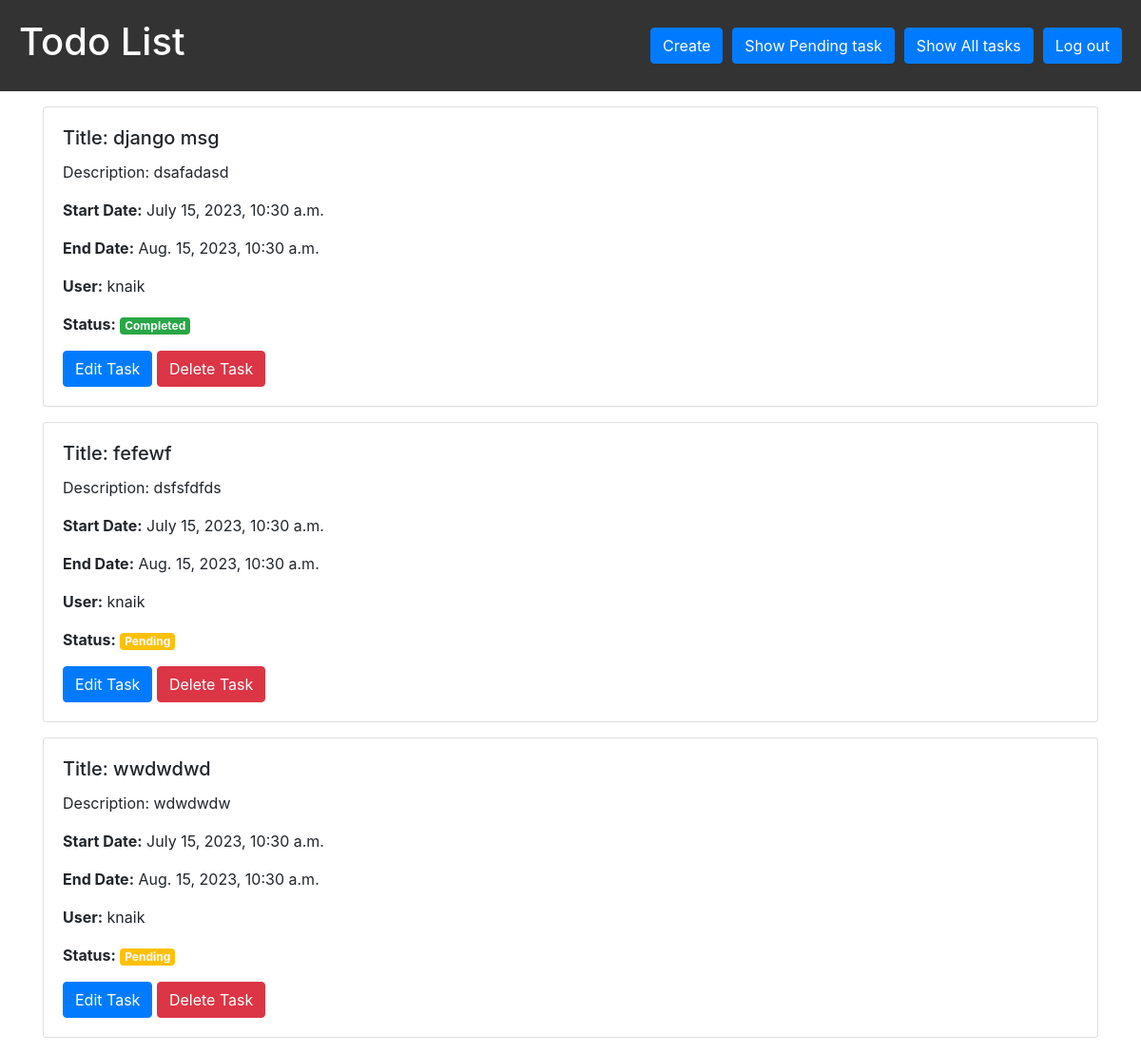
/home/ (signed in), run on an earlier commit of the app's database.
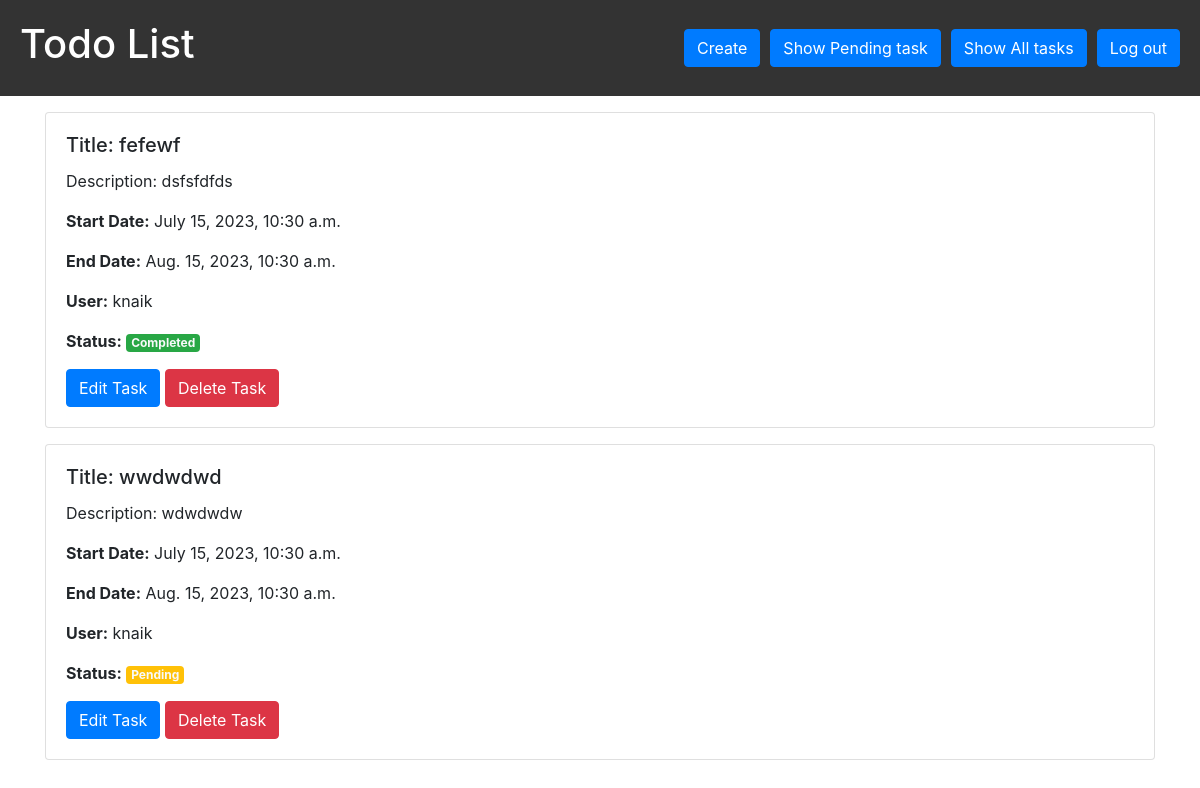
And on a later commit of the database.
### todo/models.py (models this page shows, shortened)
class TodoTask(models.Model):
    id = models.UUIDField(primary_key=True, default=uuid.uuid4, editable=False)
    title = models.CharField(max_length=100,null=False)
    description = models.TextField()
    start_date = models.DateTimeField()
    end_date = models.DateTimeField()
    user = models.ForeignKey(User, on_delete=models.CASCADE)
    is_completed = models.BooleanField(default=False)

### todo/views.py (the view)
# urls.py: path('home/', todo_list, name='todo_list'),
def todo_list(request):
    tasks = TodoTask.objects.filter(user=request.user)
    return render(request, 'html/homePage.html', {'tasks': tasks})

### todo/templates/html/homePage.html (shortened to what this page needs)
{% load static %}
<!DOCTYPE html>
<html>
<head>
    <link rel="stylesheet" href="https://stackpath.bootstrapcdn.com/bootstrap/4.5.2/css/bootstrap.min.css">
</head>
<body>
    <div class="header">
        <h1>Todo List</h1>
        <div style="display: flex; gap: 10px; align-items: center;">
        <a href="{% url 'createTask' %}" class="btn btn-primary create-button">Create</a>
        <a href="{% url 'show_pending_task'%}" class="btn btn-primary create-button">Show Pending task</a>
        <a href="{% url 'todo_list' %}" class="btn btn-primary create-button">Show All tasks</a>
        <a href="{% url 'login_page' %}" class="btn btn-primary create-button">Log out</a>
        </div>
    </div>
    <div class="container">
        {% for task in tasks %}
        <div class="card my-3">
            <div class="card-body">
                <h5 class="card-title">Title: {{ task.title }}</h5>
                <p class="card-text">Description: {{ task.description }}</p>
                <p class="card-text"><strong>Start Date:</strong> {{ task.start_date }}</p>
                <p class="card-text"><strong>End Date:</strong> {{ task.end_date }}</p>
                <p class="card-text"><strong>User:</strong> {{ task.user }}</p>
                <p class="card-text">
                    <strong>Status:</strong>
                    <span class="badge {% if task.is_completed %}bg-success{% else %}bg-warning{% endif %} text-light">
                        {% if task.is_completed %}Completed{% else %}Pending{% endif %}
                    </span>
                </p>
                <a href="{% url 'edit_todo_task' task_id=task.id %}" class="btn btn-primary">Edit Task</a>
                <a href="{% url 'delete_todo_task' task_id=task.id %}" class="btn btn-danger">Delete Task</a>
            </div>
        </div>
        {% endfor %}
    </div>
</body>
</html>

What changed in the data, as far as the page shows it:
removed TodoTask: title "django msg", description "dsafadasd", start_date "July 15, 2023, 10:30 a.m.", end_date "Aug. 15, 2023, 10:30 a.m.", user "knaik", is_completed "Completed"
changed TodoTask "fefewf": is_completed "Pending" → "Completed"
